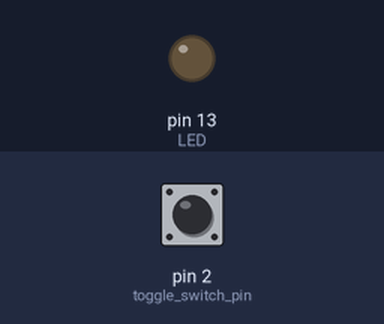
Bench run of a sketch on a simulated Arduino Uno, built with avr-gcc and run on an emulated ATmega328P. Parts: output pins drawn as LEDs (lit = HIGH). The test bench sets the inputs (shaded band); at power-on: pin 2 (toggle_switch_pin) HIGH.

Above: at 1.2 s.
1.3 s: pin 2 (toggle_switch_pin) pulled LOW for 0.15 s
At 1.38 s:
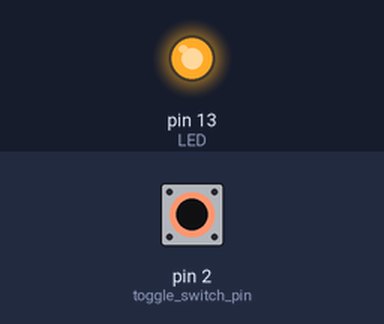
2.9 s: pin 2 (toggle_switch_pin) pulled LOW for 3.2 s
At 7.1 s:
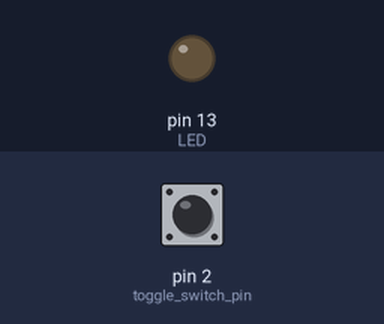
Timing chart, 0 to 8.6 s (numbered marks = the images above; inputs shaded):
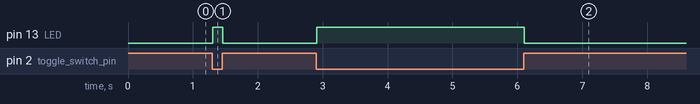

The sketch:

reading_a_toggle_switch.ino
```cpp
// (licence header left out)
/*
  Reading a simple toggle switch, with debounce
  '''''''''''''''''''''''''''''''''''''''''''''
  This sketch presents a method for reading a simple toggle switch 'cleanly' such
  that any electrical noise created during switch transition is removed.  Without
  this, then simply relying on digitalRead() could provide flaky results.

  The sketch has been designed to support two commonly wired switch circuits, as below, but note:

    1.  The digital pin chosen as the input is initialised according to the 'circuit_type' macro
        parameter, either INPUT_PULLUP or INPUT using a call to pinMode(button_switch,circuit_type)
        in the setup() function.

        As the conditions for detecting switch on/off are different for each 'circuit_type' (they are
        reversed) this is automatically accommodated for in the reading of the toggle switch.
        The only requirement is to define the 'circuit_type', everything else is
        automatically taken care of.

    2.  The wiring designs for each type of switch circuit are:

        circuit_C1 - With switch pull down resister configured and 'circuit_type' of INPUT

               10K ohm     button      (onboard)
              resister    switch         LED
          ____|<><><>|_______ \___        O
         |              |         |       |
         0v         pin = 2      +5v    pin =
                                    LED_BUILTIN
         ___________________________________
         |            ARDUINO              |

        circuit_C2 - With NO switch pull down resister configured and 'circuit_type' of INPUT_PULLUP

             button     (onboard)
             switch        LED
            ___ \___        O
           |        |       |
         pin 2     0v     pin =
                       LED_BUILTIN
         _______________________
         |       ARDUINO       |
 */

#define circuit_C1    INPUT         // switch configured with a 10k ohm pull down resistor
#define circuit_C2    INPUT_PULLUP  // switch simply connected to ground, no resistor
#define circuit_type  circuit_C2    // defines which of the two common circuits types is configured

bool    current_toggle_status =           LOW; // start assuming switch switch is off
bool    previous_toggle_switch_status =  HIGH; // ditto

int     toggle_switch_pin =   2;
#define debounce              10 // debounce period in milli seconds

#define LED     LED_BUILTIN      // normally pin 13, but this ensures it is set correctly by the compiler

//
// test the toggle switch to see if its status has changed since last look.
// note that, although, switch status is a returned value from the function,
// the current status of the switch 'current_toggle_status' is always maintained
// and can be tested outside of the function at any point/time.
//
bool read_toggle_switch() {
  static long int elapse_time = 0;
  static bool transition_started = false;
  int pin_value;
  pin_value = digitalRead(toggle_switch_pin);  // test current state of toggle pin
  if (circuit_type == circuit_C2) {
    // need to invert HIGH/LOW if circuit design sets pin HIGH representing switch in off state
    // ie inititialised as INPUT_PULLUP
    pin_value = !pin_value;
  }
  if (pin_value != current_toggle_status && !transition_started) {
    // switch change detected so start debounce cycle
    transition_started = true;
    elapse_time = millis();  // set start of debounce timer
  } else {
    if (transition_started) {
      // we are in the switch transition cycle so check if debounce period has elapsed
      if (millis() - elapse_time >= debounce) {
        // debounce period elapse sp assume switch has settled down after transition
        previous_toggle_switch_status = current_toggle_status;
        current_toggle_status = !current_toggle_status;  // flip status
        transition_started = false;  // cease transition cycle
      }
    }
  }
  return current_toggle_status;
} // end of read_toggle_switch

void setup() {
  pinMode(toggle_switch_pin, circuit_type);  // setup switch read pin in accordance with circuit design
  pinMode(LED, OUTPUT);                      // setup LED pin
  digitalWrite(LED, LOW);                    // ensure LED off
} // end of setup

void loop() {
  digitalWrite(LED_BUILTIN, read_toggle_switch());
}
```

Measured:
- after the input at 1.3 s, pin 13 (LED): LOW → HIGH at once, → LOW 0.15 s later
- after the input at 2.9 s, pin 13 (LED): LOW → HIGH at once, → LOW 3.2 s later
